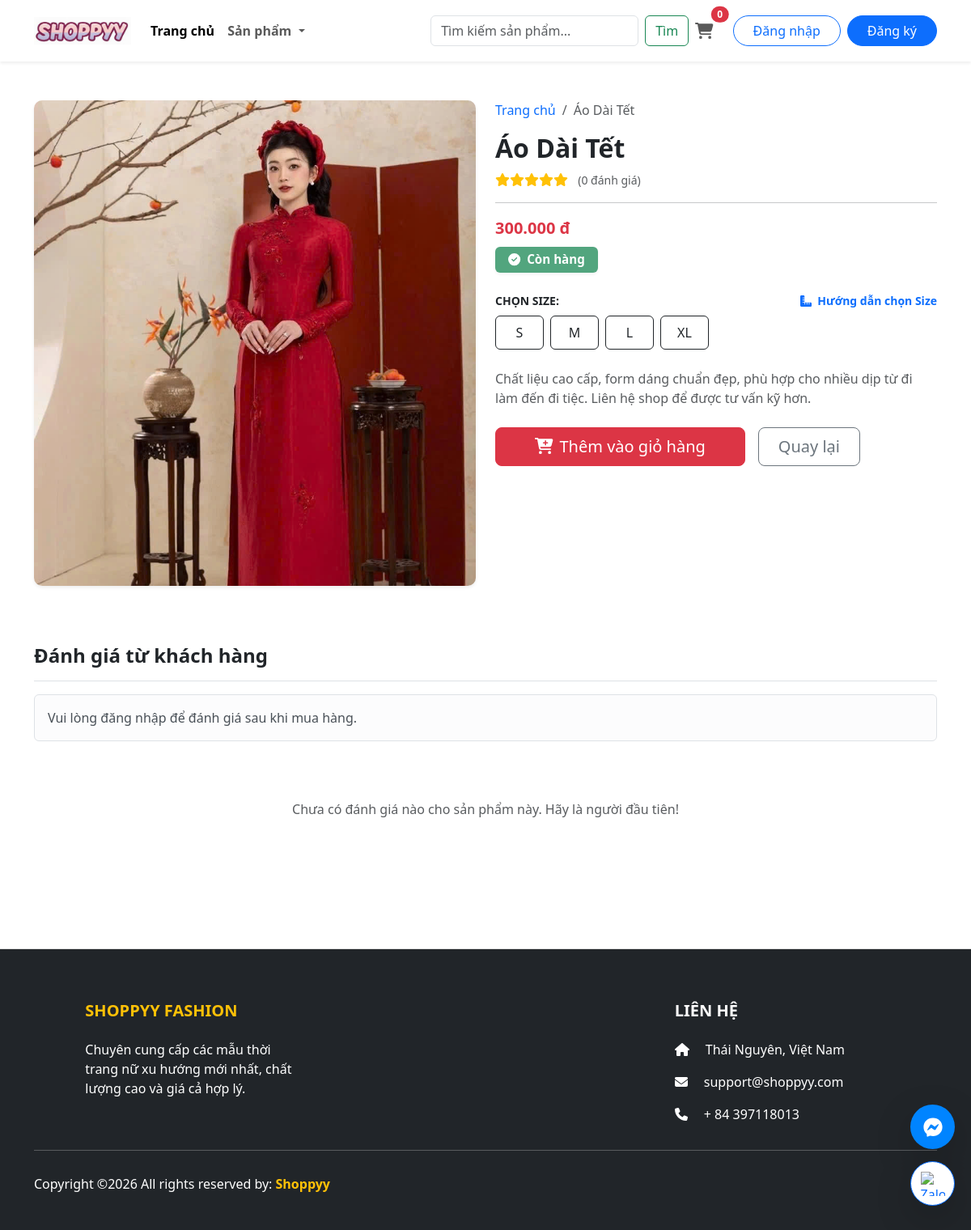
Page /detail/11/ on the committed database.
### app/models.py (models this page shows, shortened)
class Product(models.Model):
    category = models.ManyToManyField(Category, related_name='product', verbose_name="Thuộc danh mục")
    name = models.CharField(max_length=200, null=True, verbose_name="Tên sản phẩm")
    price = models.FloatField(verbose_name="Giá tiền")
    digital = models.BooleanField(default=False, null=True, blank=True, verbose_name="Sản phẩm số")
    image = models.ImageField(null=True, blank=True, verbose_name="Hình ảnh")
    stock = models.IntegerField(default=10, null=True, blank=True) # Số lượng tồn kho mặc định là 10
    flash_sale = models.ForeignKey('FlashSale', on_delete=models.SET_NULL, null=True, blank=True, verbose_name="Tham gia Sự kiện Sale")
    discount_percent = models.IntegerField(default=0, verbose_name="Giảm bao nhiêu % ?")
    sizes = models.ManyToManyField(Size, blank=True, verbose_name="Các size hiện có")
    class Meta:
        verbose_name = "Sản phẩm"
        verbose_name_plural = "2. Quản lý Sản phẩm"
    @property
    def final_price(self):
        if self.flash_sale and self.flash_sale.active:
            now = timezone.now()
            if self.flash_sale.start_date <= now <= self.flash_sale.end_date:
                if self.discount_percent > 0:
                    discount_amount = (self.price * self.discount_percent) / 100
                    return self.price - discount_amount
        return self.price
    @property
    def ImageURL(self):
        try:
            url = self.image.url
        except:
            url = ''
        return url

### app/views.py (the view)
# urls.py: path('detail/<int:id>/', views.detail, name="detail"),
def detail(request, id):
    product = Product.objects.get(id=id)
    if request.user.is_authenticated:
        customer = request.user
        order, created = Order.objects.get_or_create(customer=customer, complete=False)
        cartItems = order.get_cart_items
        has_bought = OrderItem.objects.filter(
            product=product,
            order__customer=customer,
            order__complete=True,
            order__status='Đã giao'
        ).exists()
        has_reviewed = Review.objects.filter(product=product, customer=customer).exists()
        can_review = has_bought and not has_reviewed
    else:
        order = {'get_cart_total': 0, 'get_cart_items': 0}
        cartItems = order['get_cart_items']
        has_bought = False
        has_reviewed = False
        can_review = False
    categories = Category.objects.all()
    context = {
        'product': product,
        'cartItems': cartItems,
        'categories': categories,
        'can_review': can_review,
        'has_bought': has_bought,
        'has_reviewed': has_reviewed,
    }
    return render(request, 'app/detail.html', context)

### app/templates/app/detail.html (shortened to what this page needs)
{% extends 'app/base.html' %}
{% load static %}
{% load humanize %}
{% block main-content %}
<div class="container my-5">
    <div class="row">
        <div class="col-md-6 mb-4">
            <img src="{{product.ImageURL}}" class="img-fluid w-100 shadow-sm" style="border-radius: 10px; object-fit: cover; max-height: 600px;">
        </div>
        <div class="col-md-6">
            <nav aria-label="breadcrumb">
                <ol class="breadcrumb">
                    <li class="breadcrumb-item"><a href="{% url 'home' %}" style="text-decoration: none;">Trang chủ</a></li>
                    <li class="breadcrumb-item active">{{product.name}}</li>
                </ol>
            </nav>
            <h2 class="fw-bold">{{product.name}}</h2>
            <div class="text-warning mb-2">
                <i class="fas fa-star"></i><i class="fas fa-star"></i><i class="fas fa-star"></i><i class="fas fa-star"></i><i class="fas fa-star"></i>
                <span class="text-muted small ms-2">({{ product.reviews.count }} đánh giá)</span>
            </div>
            <hr>
           {% if product.final_price < product.price %}
    <p class="mb-0">
        <del class="text-muted small">{{ product.price|floatformat:0|intcomma }} đ</del>
        <span class="text-danger fw-bold fs-5">{{ product.final_price|floatformat:0|intcomma }} đ</span>
    </p>
{% else %}
<p class="text-danger fw-bold fs-5 mb-0">{{ product.price|floatformat:0|intcomma }} đ</p>
{% endif %}
            <div class="mt-2 mb-4">
                {% if product.stock <= 0 %}
                    <span class="badge bg-danger px-3 py-2 shadow-sm" style="font-size: 0.95rem;">
                        <i class="fas fa-times-circle me-1"></i> Đã hết hàng
                    </span>
                {% elif product.stock <= 5 %}
                    <span class="badge bg-warning text-dark px-3 py-2 shadow-sm" style="font-size: 0.95rem; border: 1px dashed #dc3545;">
                        <i class="fas fa-fire text-danger me-1"></i> Sắp cháy hàng: Chỉ còn {{ product.stock }} chiếc
                    </span>
                {% else %}
                    <span class="badge bg-success px-3 py-2 shadow-sm opacity-75" style="font-size: 0.95rem;">
                        <i class="fas fa-check-circle me-1"></i> Còn hàng
                    </span>
                {% endif %}
            </div>
            <div class="mb-4">
                <div class="d-flex justify-content-between align-items-center mb-2">
                    <label class="fw-bold text-uppercase small">Chọn Size:</label>
                    <a href="#" class="text-primary small fw-bold" style="text-decoration: none;" data-bs-toggle="modal" data-bs-target="#sizeGuideModal">
                        <i class="fas fa-ruler-combined me-1"></i> Hướng dẫn chọn Size
                    </a>
                </div>
                <div class="d-flex gap-2 flex-wrap">
                    <label class="btn btn-outline-dark px-3 py-2" for="size-S" style="min-width: 60px;">S</label>
                    <label class="btn btn-outline-dark px-3 py-2" for="size-M" style="min-width: 60px;">M</label>
                    <label class="btn btn-outline-dark px-3 py-2" for="size-L" style="min-width: 60px;">L</label>
                    <label class="btn btn-outline-dark px-3 py-2" for="size-XL" style="min-width: 60px;">XL</label>
                </div>
            </div>
            <p class="text-muted mb-4">
                {{ product.description|default:"Chất liệu cao cấp, form dáng chuẩn đẹp, phù hợp cho nhiều dịp từ đi làm đến đi tiệc. Liên hệ shop để được tư vấn kỹ hơn." }}
            </p>
            <div class="d-grid gap-2 d-md-flex justify-content-md-start mt-4">
                {% if product.stock > 0 %}
                    <button data-product="{{product.id}}" data-action="add" class="btn btn-danger btn-lg px-5 me-md-2 update-cart">
                        <i class="fas fa-cart-plus me-2"></i>Thêm vào giỏ hàng
                    </button>
                {% else %}
                    <button class="btn btn-secondary btn-lg px-5 me-md-2 disabled" style="cursor: not-allowed;">
                        <i class="fas fa-ban me-2"></i>Sản phẩm tạm hết
                    </button>
                {% endif %}
                <a href="{% url 'home' %}#danh-sach-san-pham" class="btn btn-outline-secondary btn-lg px-4">Quay lại</a>
            </div>
        </div>
    </div>
    <div class="row mt-5">
        <div class="col-12">
            <h4 class="fw-bold border-bottom pb-3">Đánh giá từ khách hàng</h4>
            {% if request.user.is_authenticated and can_review %}
            <div class="card border-0 bg-light mb-4 shadow-sm mt-3">
                <div class="card-body p-4">
                    <h6 class="fw-bold mb-3">Gửi đánh giá của bạn</h6>
                    <form action="{% url 'add_review' product.id %}" method="POST">
                        {% csrf_token %}
                        <div class="mb-3">
                            <label class="form-label small">Số sao:</label>
                            <select name="rating" class="form-select w-auto">
                                <option value="5">⭐⭐⭐⭐⭐ (Rất hài lòng)</option>
                                <option value="4">⭐⭐⭐⭐ (Hài lòng)</option>
                                <option value="3">⭐⭐⭐ (Bình thường)</option>
                                <option value="2">⭐⭐ (Kém)</option>
                                <option value="1">⭐ (Rất tệ)</option>
                            </select>
                        </div>
                        <div class="mb-3">
                            <textarea name="content" class="form-control" rows="3" placeholder="Sản phẩm mặc lên rất đẹp, vải mát..." required></textarea>
                        </div>
                        <button type="submit" class="btn btn-primary px-4">Gửi feedback</button>
                    </form>
                </div>
            </div>
            {% elif request.user.is_authenticated and has_reviewed %}
            <div class="alert alert-info mt-3">Bạn đã đánh giá sản phẩm này rồi.</div>
            {% elif request.user.is_authenticated %}
            <div class="alert alert-warning mt-3">Bạn chỉ có thể đánh giá sau khi mua sản phẩm và đơn hàng đã giao thành công.</div>
            {% else %}
            <div class="alert alert-light border mt-3">Vui lòng đăng nhập để đánh giá sau khi mua hàng.</div>
            {% endif %}
            <div class="mt-4">
                {% for review in product.reviews.all %}
                <div class="d-flex mb-4 pb-3 border-bottom">
                    <div class="flex-shrink-0">
                        <div class="rounded-circle bg-secondary text-white d-flex justify-content-center align-items-center fw-bold" style="width: 50px; height: 50px;">
                            {{ review.customer.username|make_list|first|upper }}
                        </div>
                    </div>
                    <div class="ms-3 flex-grow-1">
                        <div class="d-flex justify-content-between">
                            <h6 class="fw-bold mb-0">{{ review.customer.username }}</h6>
                            <small class="text-muted">{{ review.date_added|date:"d/m/Y" }}</small>
                        </div>
                        <div class="text-warning small my-1">
                            {% for i in "12345" %}
                                {% if forloop.counter <= review.rating %}
                                    <i class="fas fa-star"></i>
                                {% else %}
                                    <i class="far fa-star"></i>
                                {% endif %}
                            {% endfor %}
                        </div>
                        <p class="mb-0 text-secondary">{{ review.content }}</p>
                    </div>
                </div>
                {% empty %}
                <div class="text-center py-5">
                    <p class="text-muted">Chưa có đánh giá nào cho sản phẩm này. Hãy là người đầu tiên!</p>
                </div>
                {% endfor %}
            </div>
        </div>
    </div>
</div>
{% endblock main-content %}

### app/templates/app/base.html (style rules this page uses)
html { scroll-behavior: smooth; }

### rows in the picture
Product: ImageURL (picture), name "Áo Dài Tết", reviews.count "0", price "300.000"

### other values in the picture
{{ cartItems|default:0 }} "0"
